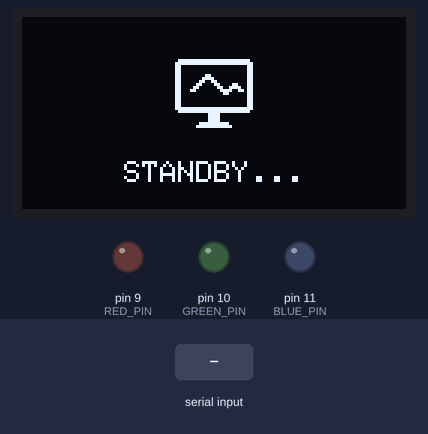
A sketch run on a simulated Arduino Uno, built with avr-gcc and run on an emulated ATmega328P. Parts: 128×64 one-colour display, output pins drawn as LEDs (lit = HIGH). The test bench sets the inputs (shaded band).

Above: at 1.2 s.
1.3 s: "90,45,200,10,150,30\n" received over Serial
At 2.4 s:
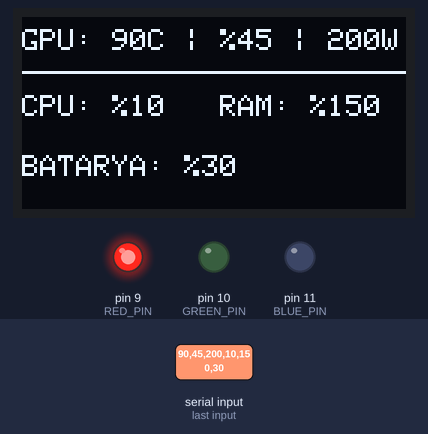
2.8 s: "30,150,10,200,45,90\n" received over Serial
At 3.6 s:
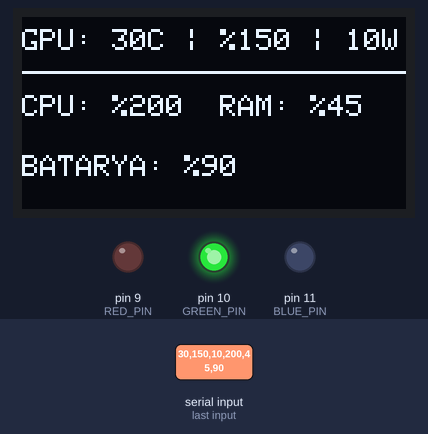
Timing chart, 0 to 7.3 s (numbered marks = the images above; inputs shaded):
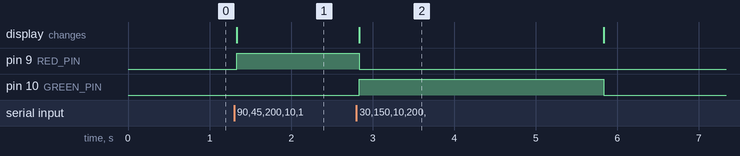

The sketch:

CoreWatch-Telemetry.ino
```cpp
#include <Wire.h>
#include <Adafruit_GFX.h>
#include <Adafruit_SSD1306.h>
#define SCREEN_WIDTH 128
#define SCREEN_HEIGHT 64
#define OLED_RESET -1
Adafruit_SSD1306 display(SCREEN_WIDTH,SCREEN_HEIGHT,&Wire,OLED_RESET);
const int RED_PIN=9,GREEN_PIN=10,BLUE_PIN=11;
unsigned long lastPacketTime=0;
const unsigned long TIMEOUT_MS=3000;
bool isConnected=false;
const unsigned char PROGMEM monitor_logo_bmp[]={
0x00,0x00,0x00,0x00,0x00,0x00,0x00,0x00,0x0f,0xff,0xff,0xf0,0x1f,0xff,0xff,0xf8,
0x18,0x00,0x00,0x18,0x18,0x00,0x00,0x18,0x18,0x00,0x00,0x18,0x18,0x06,0x00,0x18,
0x18,0x0f,0x00,0x18,0x18,0x19,0x80,0x18,0x18,0x30,0xc3,0x18,0x18,0x60,0x67,0x98,
0x18,0xc0,0x3c,0xd8,0x18,0x00,0x18,0x18,0x18,0x00,0x00,0x18,0x18,0x00,0x00,0x18,
0x18,0x00,0x00,0x18,0x18,0x00,0x00,0x18,0x1f,0xff,0xff,0xf8,0x0f,0xff,0xff,0xf0,
0x00,0x03,0xc0,0x00,0x00,0x03,0xc0,0x00,0x00,0x03,0xc0,0x00,0x00,0x1f,0xf8,0x00,
0x00,0x3f,0xfc,0x00,0x00,0x00,0x00,0x00,0x00,0x00,0x00,0x00,0x00,0x00,0x00,0x00,
0x00,0x00,0x00,0x00,0x00,0x00,0x00,0x00,0x00,0x00,0x00,0x00,0x00,0x00,0x00,0x00
};
void setup(){
Serial.begin(115200);
pinMode(RED_PIN,OUTPUT);
pinMode(GREEN_PIN,OUTPUT);
pinMode(BLUE_PIN,OUTPUT);
if(!display.begin(SSD1306_SWITCHCAPVCC,0x3C)){for(;;);}
showStandbyLogo();
}
void loop(){
if(Serial.available()>0){
int gt=Serial.parseInt(),gu=Serial.parseInt(),gw=Serial.parseInt(),cu=Serial.parseInt(),ram=Serial.parseInt(),bat=Serial.parseInt();
if(Serial.read()=='\n'){
lastPacketTime=millis();
isConnected=true;
updateDisplay(gt,gu,gw,cu,ram,bat);
updateLED(gt);
}
}
if(isConnected&&(millis()-lastPacketTime>TIMEOUT_MS)){
isConnected=false;
showStandbyLogo();
}
}
void showStandbyLogo(){
display.clearDisplay();
display.drawBitmap(48,12,monitor_logo_bmp,32,32,WHITE);
display.setTextSize(1);
display.setTextColor(WHITE);
display.setCursor(34,48);
display.println("STANDBY...");
display.display();
setColor(0,0,0);
}
void updateDisplay(int gt,int gu,int gw,int cu,int ram,int bat){
display.clearDisplay();
display.setTextColor(WHITE);
display.setTextSize(1);
display.setCursor(0,4);
display.print("GPU: ");display.print(gt);display.print("C | %");display.print(gu);display.print(" | ");display.print(gw);display.println("W");
display.drawLine(0,18,128,18,WHITE);
display.setCursor(0,26);
display.print("CPU: %");display.print(cu);
display.setCursor(66,26);
display.print("RAM: %");display.println(ram);
display.setCursor(0,46);
display.print("BATARYA: %");display.println(bat);
display.display();
}
void updateLED(int gt){
if(gt>75)setColor(255,0,0);
else if(gt<50)setColor(0,255,0);
else setColor(0,0,255);
}
void setColor(int r,int g,int b){
analogWrite(RED_PIN,r);
analogWrite(GREEN_PIN,g);
analogWrite(BLUE_PIN,b);
}
```

Measured:
- after the input at 1.3 s, pin 9 (RED_PIN): LOW → HIGH at once; the display: changes at once (image 1)
- after the input at 2.8 s, pin 9 (RED_PIN): HIGH → LOW after 0.03 s instead of 1.5 s; pin 10 (GREEN_PIN): LOW → HIGH at once, → LOW 3.0 s later; the display: changes at once (image 2)
